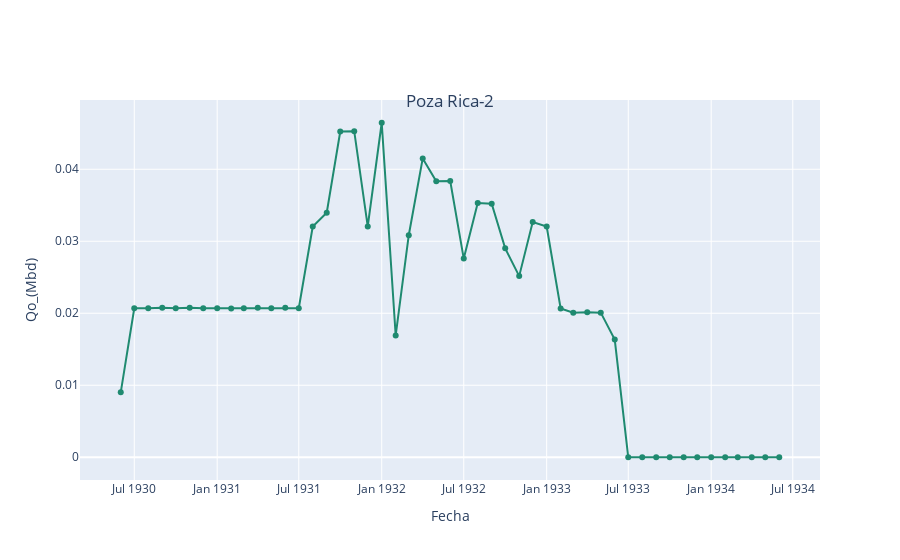

The notebook cell this image was saved under:
### Code cell
pozo = "Poza Rica-2"
tablero_pozo = tablero[tablero["Pozo"] == pozo]
plot_oil(tablero_pozo, tablero_pozo["Fecha"], tablero_pozo["Qo_(Mbd)"], pozo)
